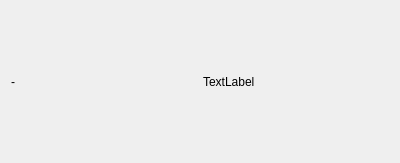
<?xml version="1.0" encoding="UTF-8"?>
<ui version="4.0">
 <class>Form</class>
 <widget class="QWidget" name="Form">
  <property name="geometry">
   <rect>
    <x>0</x>
    <y>0</y>
    <width>400</width>
    <height>163</height>
   </rect>
  </property>
  <property name="windowTitle">
   <string>Form</string>
  </property>
  <layout class="QHBoxLayout" name="horizontalLayout_2">
   <item>
    <widget class="QLabel" name="label">
     <property name="text">
      <string>-</string>
     </property>
    </widget>
   </item>
   <item>
    <widget class="QLabel" name="label_2">
     <property name="text">
      <string>TextLabel</string>
     </property>
    </widget>
   </item>
  </layout>
 </widget>
 <resources/>
 <connections/>
</ui>
